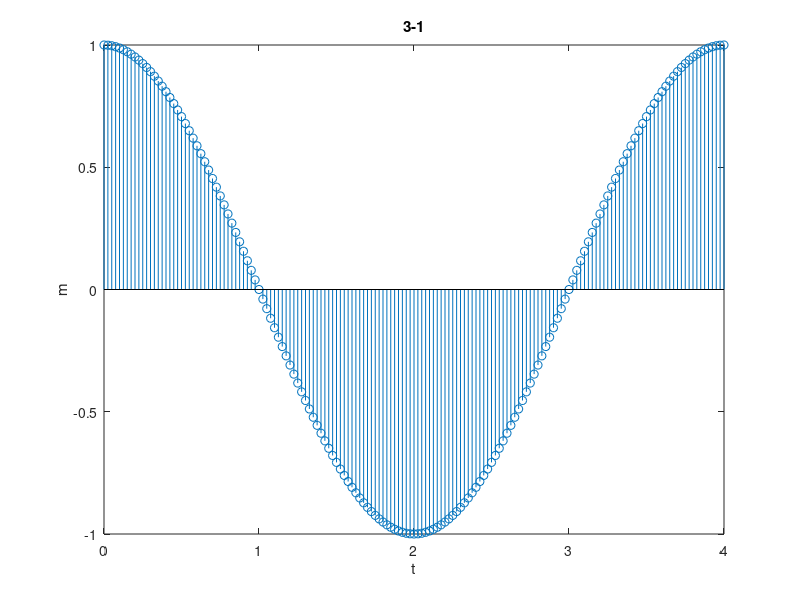
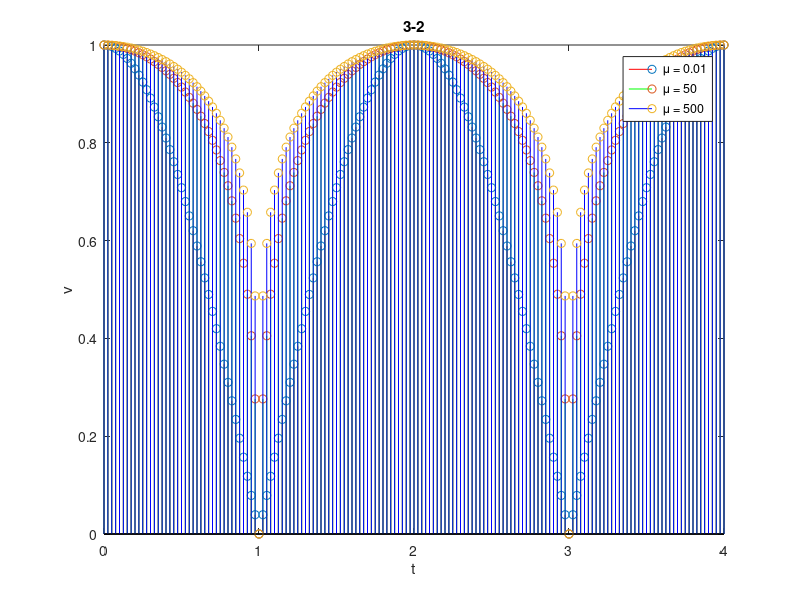
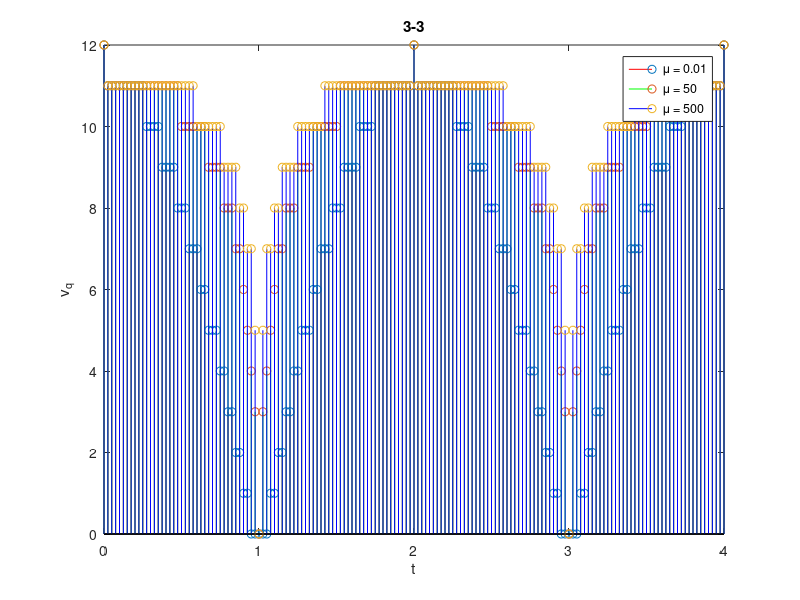

The MATLAB source for these figures, in order:
close all;
clear all;

t = 0:0.025:4;
m = cos(pi.*t/2);

figure;
stem(t,m);
xlabel('t'); ylabel('m');
title('3-1');

u = [0.01 50 500];

for i = 1:length(u)
    v(i,:) = log(1+u(i).*abs(m))./log(1+u(i));
end


figure;
stem(t,v(1,:),'Color', [1 0 0]);
hold on;
stem(t,v(2,:),'Color', [0 1 0]);
hold on;
stem(t,v(3,:),'Color', [0 0 1]);
hold off;
legend('\mu = 0.01', '\mu = 50', '\mu = 500');
xlabel('t'); ylabel('v');
title('3-2');


for i = 1:length(u)
    vq(i,:) =floor(12*v(i,:));
end


figure;
stem(t,vq(1,:),'Color', [1 0 0]);
hold on;
stem(t,vq(2,:),'Color', [0 1 0]);
hold on;
stem(t,vq(3,:),'Color', [0 0 1]);
hold off;
legend('\mu = 0.01', '\mu = 50', '\mu = 500');
xlabel('t'); ylabel('v_q');
title('3-3');